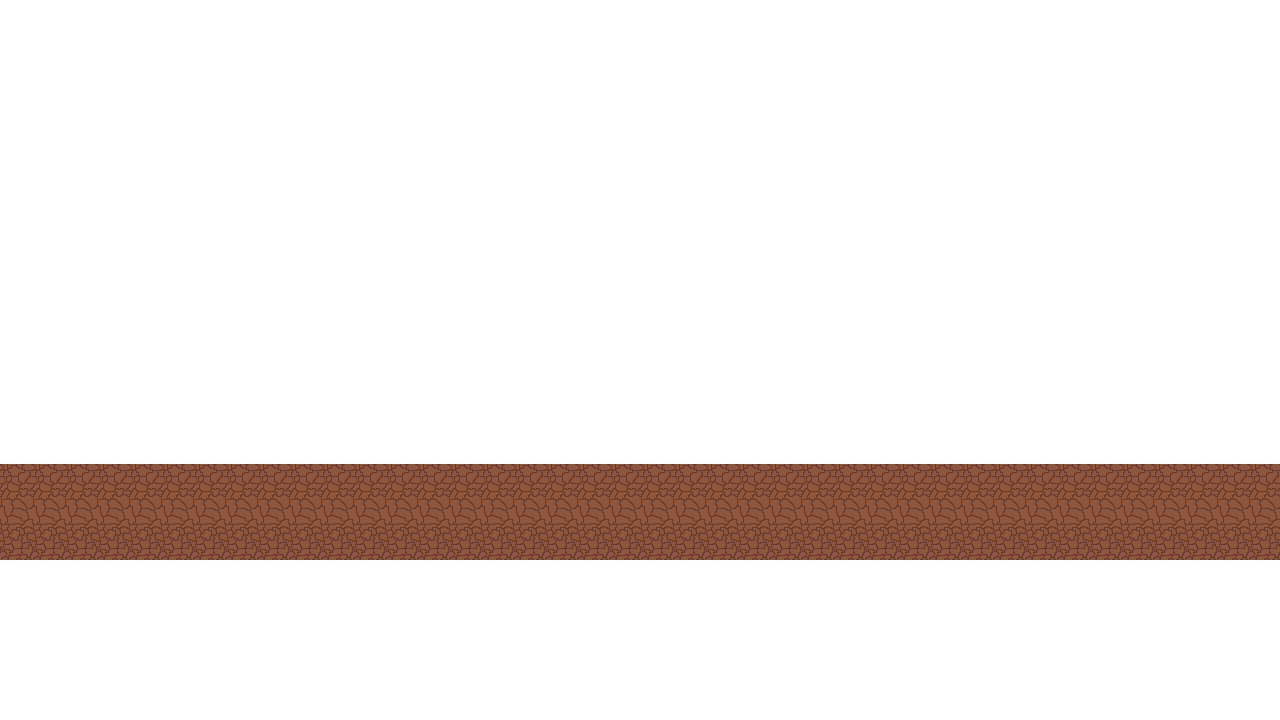

Below is a game level as drawn by its tile map, then a one-line description and the .tmx that defines it (tile-layer data replaced by summaries):
An orthogonal 80x45 tile map with 16x16 px tiles, 2 tile layers (Tile Layer 1, Tile Layer 2).

<map version="1.0" tiledversion="2018.04.18" orientation="orthogonal" renderorder="right-down" width="80" height="45" tilewidth="16" tileheight="16" infinite="0" nextobjectid="1">
 <tileset firstgid="1" source="Easy.tsx" />
 <layer name="Tile Layer 1" width="80" height="45">
  <data>[3600 cells, 0 non-empty, 0 distinct tile ids]</data>
 </layer>
 <layer name="Tile Layer 2" width="80" height="45">
  <data>[3600 cells, 3600 non-empty, 48 distinct tile ids]</data>
 </layer>
</map>
